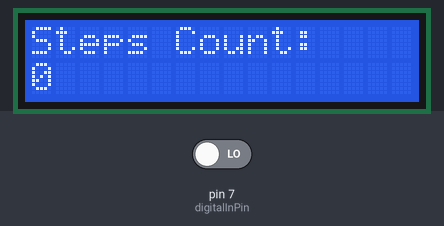
The sketch below on a simulated Arduino Uno, built with avr-gcc and run on an emulated ATmega328P. Parts: 16×2 character LCD. The test bench sets the inputs (shaded band); at power-on: pin 7 (digitalInPin) LOW.

Above: at 1.2 s.
1.3 s: pin 7 (digitalInPin) driven HIGH
At 2.4 s:
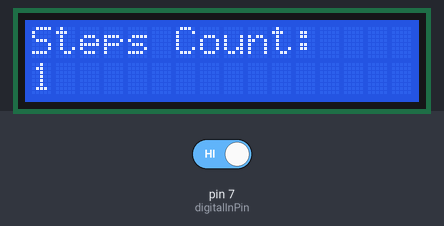
Timing chart, 0 to 4.3 s (numbered marks = the images above; inputs shaded):
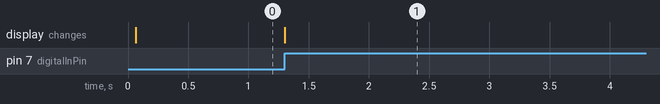

The sketch:

battery_powered_step_counter.ino
```cpp
// include the library code:
#include <LiquidCrystal.h>

// initialize the library with the numbers of the interface pins
LiquidCrystal lcd(12, 11, 5, 4, 3, 2);
const int digitalInPin = 7; // to take input of tilt sensor
int sensorValue = 0;
int olda = 0;
int oldtilt = 0;

void setup()
{
    // set up the LCD's number of columns and rows:
    lcd.begin(16, 2);
    // Print a message to the LCD.
    lcd.print("Steps Count:");
    int a = 0, b = 0, c = 0;
}

void loop()
{
    // set the cursor to column 0, line 1
    // (note: line 1 is the second row, since counting begins with 0):
    lcd.setCursor(0, 1);
    int a = 0, b = 0, c = 0;

    sensorValue = digitalRead(digitalInPin);
    c = sensorValue;
    b = oldtilt;
    // count steps only when the tilt sensor changes position
    if (oldtilt == 1)
    {
        sensorValue = 0;
    }
    oldtilt = c;
    delay(1);

    a = olda + sensorValue; // total count
    // Print total step count
    lcd.print(a);
    olda = a;
}
```

Measured:
- after the input at 1.3 s, the display: changes at once (image 1)
